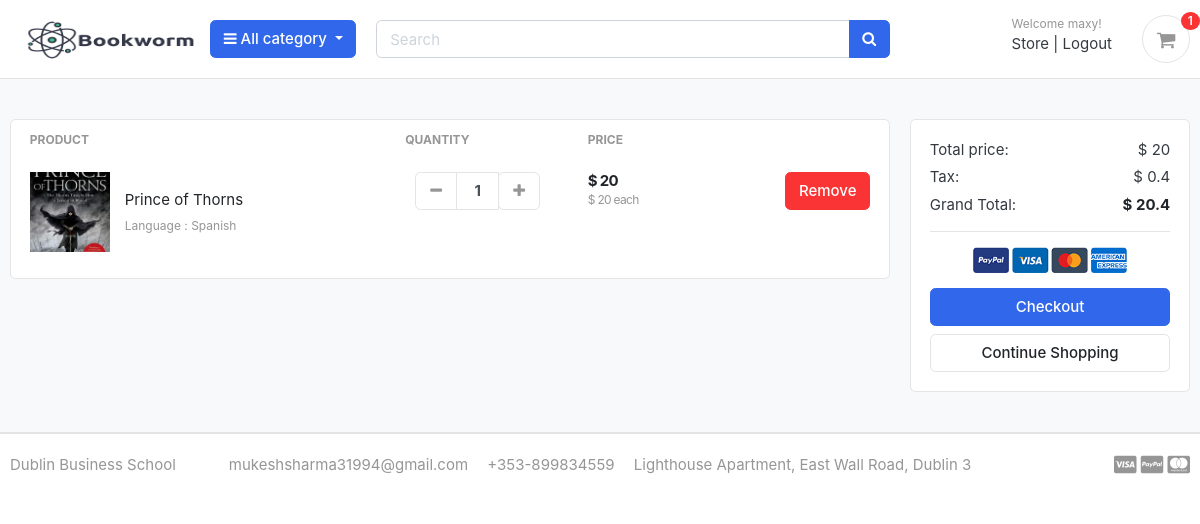
The page /cart/ (signed in) on the database its author committed.
### accounts/models.py (models this page shows, shortened)
class Account(AbstractBaseUser):
    first_name      = models.CharField(max_length=50)
    last_name       = models.CharField(max_length=50)
    username        = models.CharField(max_length=50, unique=True)
    email           = models.EmailField(max_length=100, unique=True)
    phone_number    = models.CharField(max_length=50)
    date_joined     = models.DateTimeField(auto_now_add=True)
    last_login      = models.DateTimeField(auto_now_add=True)
    is_admin        = models.BooleanField(default=False)
    is_staff        = models.BooleanField(default=False)
    is_active        = models.BooleanField(default=False)
    is_superadmin        = models.BooleanField(default=False)
    USERNAME_FIELD = 'email'
    REQUIRED_FIELDS = ['username', 'first_name', 'last_name']
    objects = MyAccountManager()

### carts/models.py (models this page shows, shortened)
class CartItem(models.Model):
    user = models.ForeignKey(Account, on_delete=models.CASCADE, null=True)
    product = models.ForeignKey(Product, on_delete=models.CASCADE)
    variations = models.ManyToManyField(Variation, blank=True)
    cart    = models.ForeignKey(Cart, on_delete=models.CASCADE, null=True)
    quantity = models.IntegerField()
    is_active = models.BooleanField(default=True)
    def sub_total(self):
        return self.product.price * self.quantity

### store/models.py (models this page shows, shortened)
class Product(models.Model):
    product_name    = models.CharField(max_length=200, unique=True)
    slug            = models.SlugField(max_length=200, unique=True)
    description     = models.TextField(max_length=500, blank=True)
    price           = models.IntegerField()
    images          = models.ImageField(upload_to='photos/products')
    stock           = models.IntegerField()
    is_available    = models.BooleanField(default=True)
    category        = models.ForeignKey(Category, on_delete=models.CASCADE)
    created_date    = models.DateTimeField(auto_now_add=True)
    modified_date   = models.DateTimeField(auto_now=True)
    def get_url(self):
        return reverse('product_detail', args=[self.category.slug, self.slug])

class Variation(models.Model):
    product = models.ForeignKey(Product, on_delete=models.CASCADE)
    variation_category = models.CharField(max_length=100, choices=variation_category_choice)
    variation_value     = models.CharField(max_length=100)
    is_active           = models.BooleanField(default=True)
    created_date        = models.DateTimeField(auto_now=True)
    objects = VariationManager()

### carts/views.py (the view)
# urls.py: path('cart/', include('carts.urls')),
def cart(request, total=0, quantity=0, cart_items=None):
    try:
        tax = 0
        grand_total = 0
        if request.user.is_authenticated:
            cart_items = CartItem.objects.filter(user=request.user, is_active=True)
        else:
            cart = Cart.objects.get(cart_id=_cart_id(request))
            cart_items = CartItem.objects.filter(cart=cart, is_active=True)
        for cart_item in cart_items:
            total += (cart_item.product.price * cart_item.quantity)
            quantity += cart_item.quantity
        tax = (2 * total)/100
        grand_total = total + tax
    except ObjectDoesNotExist:
        pass #just ignore
    context = {
        'total': total,
        'quantity': quantity,
        'cart_items': cart_items,
        'tax'       : tax,
        'grand_total': grand_total,
    }
    return render(request, 'store/cart.html', context)

### carts/context_processors.py (called while the page is built)
def counter(request):
    cart_count = 0
    if 'admin' in request.path:
        return {}
    else:
        try:
            cart = Cart.objects.filter(cart_id=_cart_id(request))
            if request.user.is_authenticated:
                cart_items = CartItem.objects.all().filter(user=request.user)
            else:
                cart_items = CartItem.objects.all().filter(cart=cart[:1])
            for cart_item in cart_items:
                cart_count += cart_item.quantity
        except Cart.DoesNotExist:
            cart_count = 0
    return dict(cart_count=cart_count)

### carts/views.py (called while the page is built)
def _cart_id(request):
    cart = request.session.session_key
    if not cart:
        cart = request.session.create()
    return cart

### category/context_processors.py (called while the page is built)
def menu_links(request):
    links = Category.objects.all()
    return dict(links=links)

### category/models.py (called while the page is built)
    def get_url(self):
            return reverse('products_by_category', args=[self.slug])

### templates/store/cart.html (shortened to what this page needs)
{% extends 'base.html' %}
{% load static %}
{% block content %}
<section class="section-content padding-y bg">
<div class="container">
{% if not cart_items %}
	<h2 class="text-center">Your Shopping Cart is Empty</h2>
	<br>
	<div class="text-center">
		<a href="{% url 'store' %}" class="btn btn-primary">Continue Shopping</a>
	</div>
{% else %}
<div class="row">
	<aside class="col-lg-9">
<div class="card">
<table class="table table-borderless table-shopping-cart">
<thead class="text-muted">
<tr class="small text-uppercase">
  <th scope="col">Product</th>
  <th scope="col" width="120">Quantity</th>
  <th scope="col" width="120">Price</th>
  <th scope="col" class="text-right" width="200"> </th>
</tr>
</thead>
<tbody>
{% for cart_item in cart_items %}
<tr>
	<td>
		<figure class="itemside align-items-center">
			<div class="aside"><img src="{{ cart_item.product.images.url }}" class="img-sm"></div>
			<figcaption class="info">
				<a href="{{ cart_item.product.get_url }}" class="title text-dark">{{ cart_item.product.product_name }}</a>
				<p class="text-muted small">
					{% if cart_item.variations.all %}
						{% for item in cart_item.variations.all %}
							{{ item.variation_category | capfirst }} : {{ item.variation_value | capfirst }} <br>
						{% endfor %}
					{% endif %}
				</p>
			</figcaption>
		</figure>
	</td>
	<td>
					<div class="col">
						<div class="input-group input-spinner">
							<div class="input-group-prepend">
							<a href="{% url 'remove_cart' cart_item.product.id cart_item.id %}" class="btn btn-light" type="button" id="button-plus"> <i class="fa fa-minus"></i> </a>
							</div>
							<input type="text" class="form-control"  value="{{ cart_item.quantity }}">
							<div class="input-group-append">
								<form action="{% url 'add_cart' cart_item.product.id %}" method="POST">
									<button class="btn btn-light" type="submit" id="button-minus"> <i class="fa fa-plus"></i> </button>
								</form>
							</div>
						</div>
					</div>
	</td>
	<td>
		<div class="price-wrap">
			<var class="price">$ {{ cart_item.sub_total }}</var>
			<small class="text-muted"> $ {{ cart_item.product.price }} each </small>
		</div>
	</td>
	<td class="text-right">
	<a href="{% url 'remove_cart_item' cart_item.product.id cart_item.id %}" onclick="return confirm('Are you sure you want to delete this item?')" class="btn btn-danger"> Remove</a>
	</td>
</tr>
{% endfor %}
</tbody>
</table>
</div>
	</aside>
	<aside class="col-lg-3">
		<div class="card">
		<div class="card-body">
			<dl class="dlist-align">
			  <dt>Total price:</dt>
			  <dd class="text-right">$ {{total}}</dd>
			</dl>
			<dl class="dlist-align">
			  <dt>Tax:</dt>
			  <dd class="text-right"> $ {{tax}}</dd>
			</dl>
			<dl class="dlist-align">
			  <dt>Grand Total:</dt>
			  <dd class="text-right text-dark b"><strong>$ {{grand_total}}</strong></dd>
			</dl>
			<hr>
			<p class="text-center mb-3">
				<img src="{% static './images/misc/payments.png' %}" height="26">
			</p>
			<a href="{% url 'checkout' %}" class="btn btn-primary btn-block"> Checkout </a>
			<a href="{% url 'store' %}" class="btn btn-light btn-block">Continue Shopping</a>
		</div>
		</div>
</aside>
</div>
{% endif %}
</div>
</section>
{% endblock %}

### templates/includes/navbar.html (shortened to what this page needs)
{% load static %}
<header class="section-header">
<section class="header-main border-bottom">
  <div class="container">
<div class="row align-items-center">
  <div class="col-lg-2 col-md-3 col-6">
    <a href="{% url 'home' %}" class="brand-wrap">
      <img style="width: 107%; height: auto;" class="logo" src="{% static './images/logo.png' %}">
    </a>
  </div>
  <div class="col-lg col-sm col-md col-6 flex-grow-0">
    <div class="category-wrap dropdown d-inline-block float-right">
      <button type="button" class="btn btn-primary dropdown-toggle" data-toggle="dropdown">
        <i class="fa fa-bars"></i> All category
      </button>
    </div>
  </div>
  <div class="col-lg  col-md-6 col-sm-12 col">
    <form action="{% url 'search' %}" class="search" method='GET'>
      <div class="input-group w-100">
          <input type="text" class="form-control" style="width:60%;" placeholder="Search" name="keyword">
          <div class="input-group-append">
            <button class="btn btn-primary" type="submit">
              <i class="fa fa-search"></i>
            </button>
          </div>
        </div>
    </form>
  </div>
  <div class="col-lg-3 col-sm-6 col-8 order-2 order-lg-3">
        <div class="d-flex justify-content-end mb-3 mb-lg-0">
          {% if user.id is None %}
          <div class="widget-header">
            <small class="title text-muted">Welcome guest!</small>
            <div>
              <a href="{% url 'login' %}">Sign in</a> <span class="dark-transp"> | </span>
              <a href="{% url 'register' %}"> Register</a>
            </div>
          </div>
          {% else %}
          <div class="widget-header">
            <small class="title text-muted">Welcome {{user.first_name}}!</small>
            <div>
              <a href="{% url 'store' %}">Store</a> <span class="dark-transp"> | </span>
              <a href="{% url 'logout' %}"> Logout</a>
            </div>
          </div>
          {% endif %}
          <a href="{% url 'cart' %}" class="widget-header pl-3 ml-3">
            <div class="icon icon-sm rounded-circle border"><i class="fa fa-shopping-cart"></i></div>
            <span class="badge badge-pill badge-danger notify">{{cart_count}}</span>
          </a>
        </div>
      </div>
</div>
  </div>
</section>
</header>

### static/css/ui.css (style rules this page uses)
html { font-family: "Inter", sans-serif; font-size: 15px; }
.price-wrap { letter-spacing: -0.7px; }
.icon-xs, .icon-sm, .icon-md, .icon-lg { display: inline-block; text-align: center; flex-shrink: 0; flex-grow: 0; }
.icon-sm { width: 48px; height: 48px; line-height: 48px !important; font-size: 20px; }
.img-xs, .img-sm, .img-md, .img-lg { -o-object-fit: cover; object-fit: cover; flex-shrink: 0; flex-grow: 0; }
.img-sm { width: 80px; height: 80px; }
.padding-y { padding-top: 40px; padding-bottom: 40px; }
var { font-style: normal; }
figure { margin-bottom: 0; }
.bg { background-color: #f8f9fa; }
.b { font-weight: 600; }
p:last-child { margin-bottom: 0; }
.header-main { position: relative; padding-top: 1rem; padding-bottom: 1rem; }
.brand-wrap .logo, .navbar-brand .logo { margin-right: 7px; max-height: 42px; display: inline-block; }
.widget-header { display: inline-block; vertical-align: middle; position: relative; }
.widget-header a { color: #343a40; }
.widget-header i { color: #969696; }
.widget-header .title { display: block; }
.widget-header .notify { position: absolute; top: -3px; right: -10px; }
.btn-light { background-color: #fff; border-color: #e4e4e4; }
.btn-light i { color: #969696; }
.itemside { position: relative; display: flex; width: 100%; }
.itemside .aside { position: relative; flex-shrink: 0; }
.itemside .info { padding-left: 15px; padding-right: 7px; }
.itemside p { margin-bottom: 0; }
.itemside .title { display: block; margin-bottom: 5px; color: #212529; }
[class*=dlist-] { margin-bottom: 5px; }
[class*=dlist-] dd { margin-bottom: 0; }
.dlist-align { display: flex; }
.dlist-align dt { width: 150px; word-wrap: break-word; font-weight: normal; }
.dlist-align dd { flex-grow: 1; }
.notify { position: absolute; top: -4px; right: -10px; display: inline-block; padding: 0.25em 0.6em; font-size: 12px; line-height: 1; text-align: center; border-radius: 3rem; color: #fff; background-color: #fa3434; }
.price { font-weight: 600; color: #212529; }
.input-spinner { width: 125px; flex-wrap: nowrap; display: inline-flex; vertical-align: middle; }
.input-spinner input.form-control { text-align: center; max-width: 46px; font-weight: bold; flex-basis: 46px; border-color: #e4e4e4; flex-grow: 0; }
.input-spinner .btn { width: 42px; text-align: center; padding-left: 0.5rem; padding-right: 0.5rem; }
.table-shopping-cart.table td, .table-shopping-cart.table th { padding-left: 1.25rem; padding-right: 1.25rem; }
.table-shopping-cart .price-wrap { line-height: 1.2; }
.table-shopping-cart .price { font-weight: bold; margin-right: 5px; display: block; }

### rows shown on the page
Account: first_name "maxy"
CartItem: product.images (picture), product.product_name "Prince of Thorns", quantity "1", sub_total "20", product.price "20"
Variation: variation_category "Language", variation_value "Spanish"

### other values the page prints
{{ cart_count }} "1"
{{ total }} "20"
{{ tax }} "0.4"
{{ grand_total }} "20.4"
